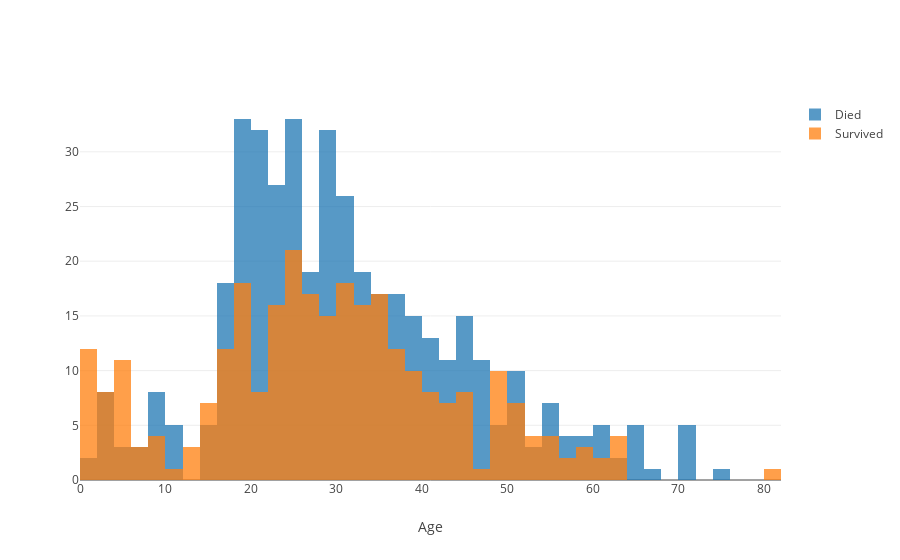
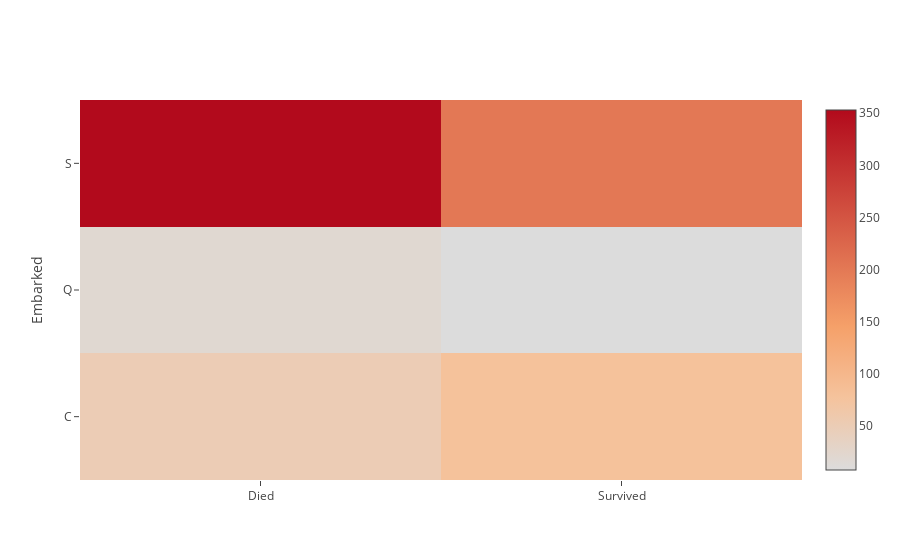
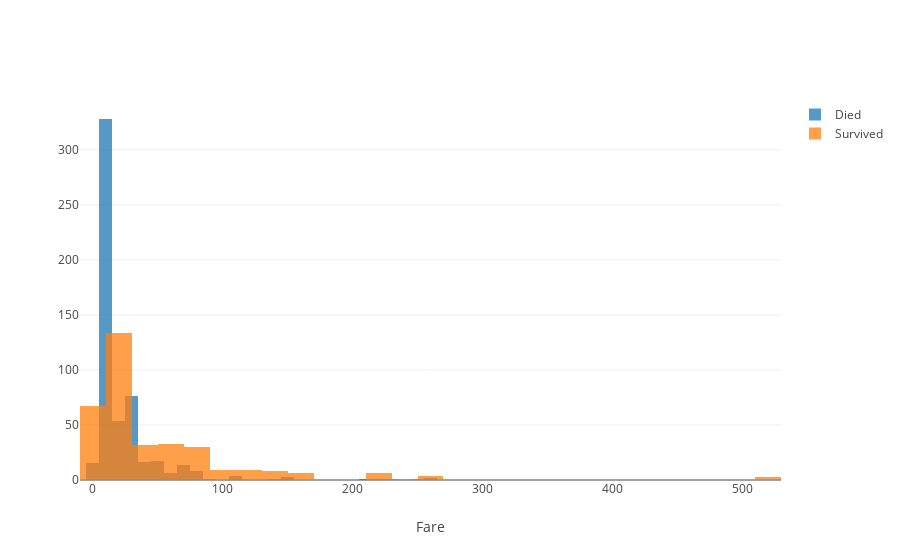
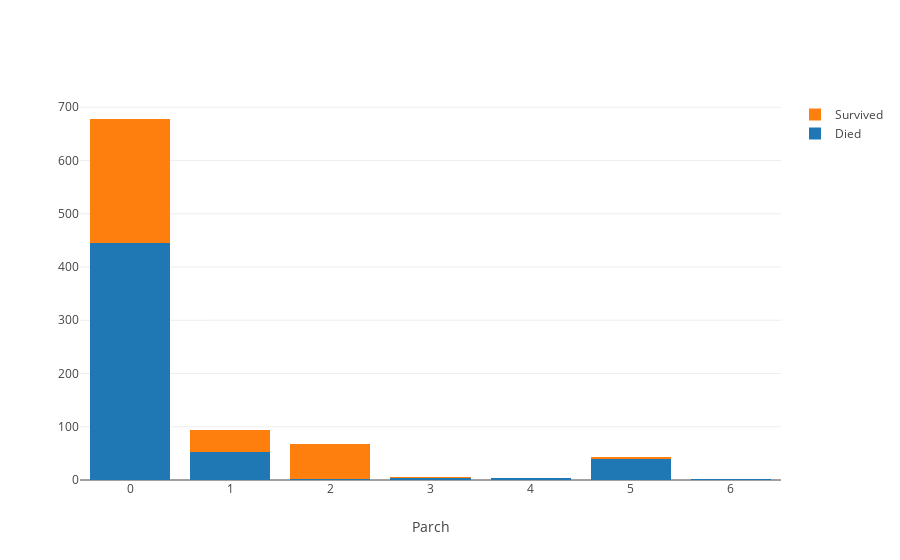

These figures' notebook cell, in order:
### Markdown cell above
Basic scatter matrix isn't very useful because of the data type so lets craft graphs for each feature.

### Code cell
def eda_analysis(df):
    age_hist_data = [go.Histogram(
        x=df[(df.Survived==alive)]["Age"],
        opacity=0.75,
        name= "Survived" if alive == 1 else "Died",
        nbinsx= 50
    ) for alive in [0, 1]]
    age_hist_layout = go.Layout(
        xaxis=dict(title="Age"),
        barmode="overlay"
    )
    age_hist_fig = go.Figure(data=age_hist_data, layout=age_hist_layout)
    pyo.iplot(age_hist_fig)
    
    embark_df = df.pivot_table(index="Embarked", columns="Survived", values="Age", aggfunc="count")
    embark_heat_data = [go.Heatmap(
        z=embark_df.values,
        x=["Died", "Survived"],
        y=embark_df.index.values,
        colorscale="Reds"
    )]
    embark_heat_layout = go.Layout(
        yaxis=dict(title="Embarked")
    )
    embark_heat_fig = go.Figure(data=embark_heat_data, layout=embark_heat_layout)
    pyo.iplot(embark_heat_fig)
    
    fare_hist_data = [go.Histogram(
        x=df[(df.Survived==alive)]["Fare"],
        opacity=0.75,
        name= "Survived" if alive == 1 else "Died"
    ) for alive in [0, 1]]
    fare_hist_layout = go.Layout(
        xaxis=dict(title="Fare"),
        barmode="overlay"
    )
    fare_hist_fig = go.Figure(data=fare_hist_data, layout=fare_hist_layout)
    pyo.iplot(fare_hist_fig)
    
    parch_bar_data = [go.Bar(
        x=df[(df.Survived==alive)]["Parch"].unique(),
        y=df[(df.Survived==alive)]["Parch"].value_counts().sort_index().values,
        name= "Survived" if alive == 1 else "Died"
    ) for alive in [0, 1]]
    
    parch_bar_layout = go.Layout(
        barmode="stack",
        xaxis=dict(title="Parch")
    )
    parch_bar_fig = go.Figure(data=parch_bar_data, layout=parch_bar_layout)
    pyo.iplot(parch_bar_fig)
    
    sibsp_data = [go.Bar(
        x=df[(df.Survived==alive)]["SibSp"].unique(),
        y=df[(df.Survived==alive)]["SibSp"].value_counts().sort_index().values,
        name= "Survived" if alive == 1 else "Died"
    ) for alive in [0, 1]]
    
    sibsp_layout = go.Layout(
        barmode="stack",
        xaxis=dict(title="SibSp")
    )
    sibsp_fig = go.Figure(data=sibsp_data, layout=sibsp_layout)
    pyo.iplot(sibsp_fig)
    
    pclass_data = [go.Bar(
        x=df.Pclass.unique(),
        y=df[(df.Survived==alive)]["Pclass"].value_counts().sort_index().values,
        name= "Survived" if alive == 1 else "Died"
    ) for alive in [0, 1]]
    pclass_layout = go.Layout(
        barmode="stack",
        xaxis=dict(title="Passenger Class")
    )
    pclass_fig = go.Figure(data=pclass_data, layout=pclass_layout)
    pyo.iplot(pclass_fig)
    
    sex_data = [go.Bar(
        x=[0, 1],
        y=df[(df.Survived==alive)]["Sex"].value_counts().sort_index().values,
        name=("Survived" if alive == 1 else "Died")
    ) for alive in [0, 1]]
    sex_layout = go.Layout(
        barmode="stack",
        xaxis=dict(title="Sex")
    )
    sex_fig = go.Figure(data=sex_data, layout=sex_layout)
    pyo.iplot(sex_fig)
    

eda_analysis(train_df)

### Figure 1 — Plotly figure (JSON) as saved in the notebook; plotly's stock layout.template omitted (floating-point values rounded to 4 significant figures; data arrays with more than 128 entries replaced by an {"elided": "..."} marker saying what was removed)
{"data": [{"name": "Died", "nbinsx": 50, "opacity": 0.75, "type": "histogram", "uid": "f016035e-66d1-4e84-acf5-f636cee3c0b0", "x": {"elided": "549 float values"}}, {"name": "Survived", "nbinsx": 50, "opacity": 0.75, "type": "histogram", "uid": "5bd9d895-a30d-4dac-bc42-436019c6b2ea", "x": {"elided": "342 float values"}}], "layout": {"barmode": "overlay", "xaxis": {"title": {"text": "Age"}}}}

### Figure 2 — Plotly figure (JSON) as saved in the notebook; plotly's stock layout.template omitted (floating-point values rounded to 4 significant figures)
{"data": [{"colorscale": "Reds", "type": "heatmap", "uid": "ab62300b-b7aa-430f-8f8c-7f06332de6e5", "x": ["Died", "Survived"], "y": ["C", "Q", "S"], "z": [[51, 79], [20, 8], [353, 201]]}], "layout": {"yaxis": {"title": {"text": "Embarked"}}}}

### Figure 3 — Plotly figure (JSON) as saved in the notebook; plotly's stock layout.template omitted (floating-point values rounded to 4 significant figures; data arrays with more than 128 entries replaced by an {"elided": "..."} marker saying what was removed)
{"data": [{"name": "Died", "opacity": 0.75, "type": "histogram", "uid": "54383c3a-774b-40d5-905d-2b47f7e51190", "x": {"elided": "549 float values"}}, {"name": "Survived", "opacity": 0.75, "type": "histogram", "uid": "d8856d86-6124-4f23-b9b9-0cc6c3e85b99", "x": {"elided": "342 float values"}}], "layout": {"barmode": "overlay", "xaxis": {"title": {"text": "Fare"}}}}

### Figure 4 — Plotly figure (JSON) as saved in the notebook; plotly's stock layout.template omitted (floating-point values rounded to 4 significant figures)
{"data": [{"name": "Died", "type": "bar", "uid": "28d3166e-d7e6-4f41-8994-8769d2525837", "x": [0, 1, 5, 2, 3, 4, 6], "y": [445, 53, 40, 2, 4, 4, 1]}, {"name": "Survived", "type": "bar", "uid": "2f990a85-6d66-4dc4-bcb5-e4e5b81b360c", "x": [0, 2, 1, 5, 3], "y": [233, 65, 40, 3, 1]}], "layout": {"barmode": "stack", "xaxis": {"title": {"text": "Parch"}}}}
